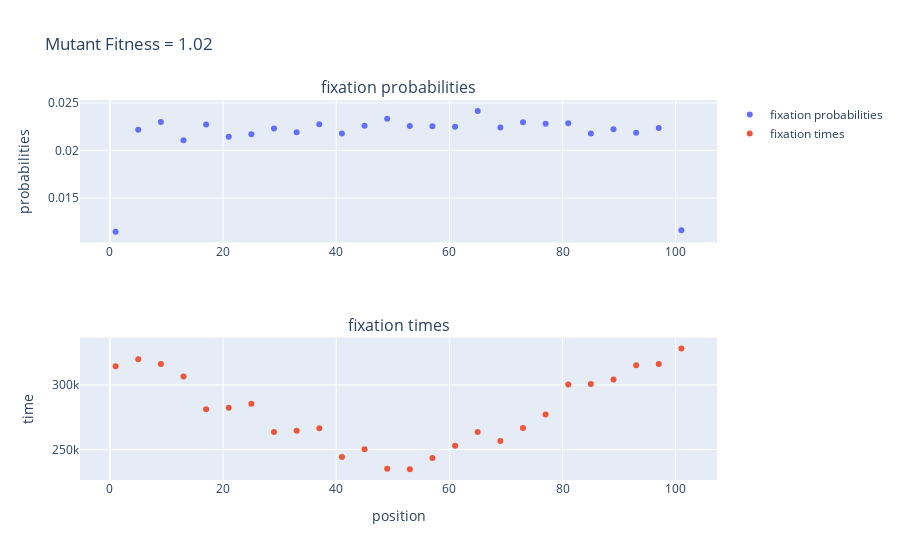

This figure's notebook cell:
### Code cell
fixProbsA102, timesA102, checkLocsA102 = comparePlotA(1.02,50000)

### Figure 1 — Plotly figure (JSON) as saved in the notebook; plotly's stock layout.template omitted (floating-point values rounded to 4 significant figures)
{"data": [{"mode": "markers", "name": "fixation probabilities", "type": "scatter", "x": [1, 5, 9, 13, 17, 21, 25, 29, 33, 37, 41, 45, 49, 53, 57, 61, 65, 69, 73, 77, 81, 85, 89, 93, 97, 101], "xaxis": "x", "y": [0.01146, 0.02218, 0.023, 0.02106, 0.02272, 0.02144, 0.0217, 0.0223, 0.02192, 0.02276, 0.02178, 0.0226, 0.02332, 0.02256, 0.02254, 0.0225, 0.02416, 0.0224, 0.02296, 0.0228, 0.02286, 0.02178, 0.02224, 0.02186, 0.02236, 0.0116], "yaxis": "y"}, {"mode": "markers", "name": "fixation times", "type": "scatter", "x": [1, 5, 9, 13, 17, 21, 25, 29, 33, 37, 41, 45, 49, 53, 57, 61, 65, 69, 73, 77, 81, 85, 89, 93, 97, 101], "xaxis": "x2", "y": [314500.0, 319800.0, 316100.0, 306400.0, 281200.0, 282300.0, 285400.0, 263500.0, 264600.0, 266500.0, 244100.0, 250300.0, 235200.0, 234800.0, 243500.0, 252900.0, 263500.0, 256600.0, 266700.0, 277200.0, 300300.0, 300700.0, 304200.0, 315300.0, 316200.0, 328200.0], "yaxis": "y2"}], "layout": {"annotations": [{"font": {"size": 16}, "showarrow": false, "text": "fixation probabilities", "x": 0.5, "xanchor": "center", "xref": "paper", "y": 1, "yanchor": "bottom", "yref": "paper"}, {"font": {"size": 16}, "showarrow": false, "text": "fixation times", "x": 0.5, "xanchor": "center", "xref": "paper", "y": 0.375, "yanchor": "bottom", "yref": "paper"}], "title": {"text": "Mutant Fitness = 1.02"}, "xaxis": {"anchor": "y", "domain": [0, 1]}, "xaxis2": {"anchor": "y2", "domain": [0, 1], "title": {"text": "position"}}, "yaxis": {"anchor": "x", "domain": [0.625, 1], "title": {"text": "probabilities"}}, "yaxis2": {"anchor": "x2", "domain": [0, 0.375], "title": {"text": "time"}}}}
